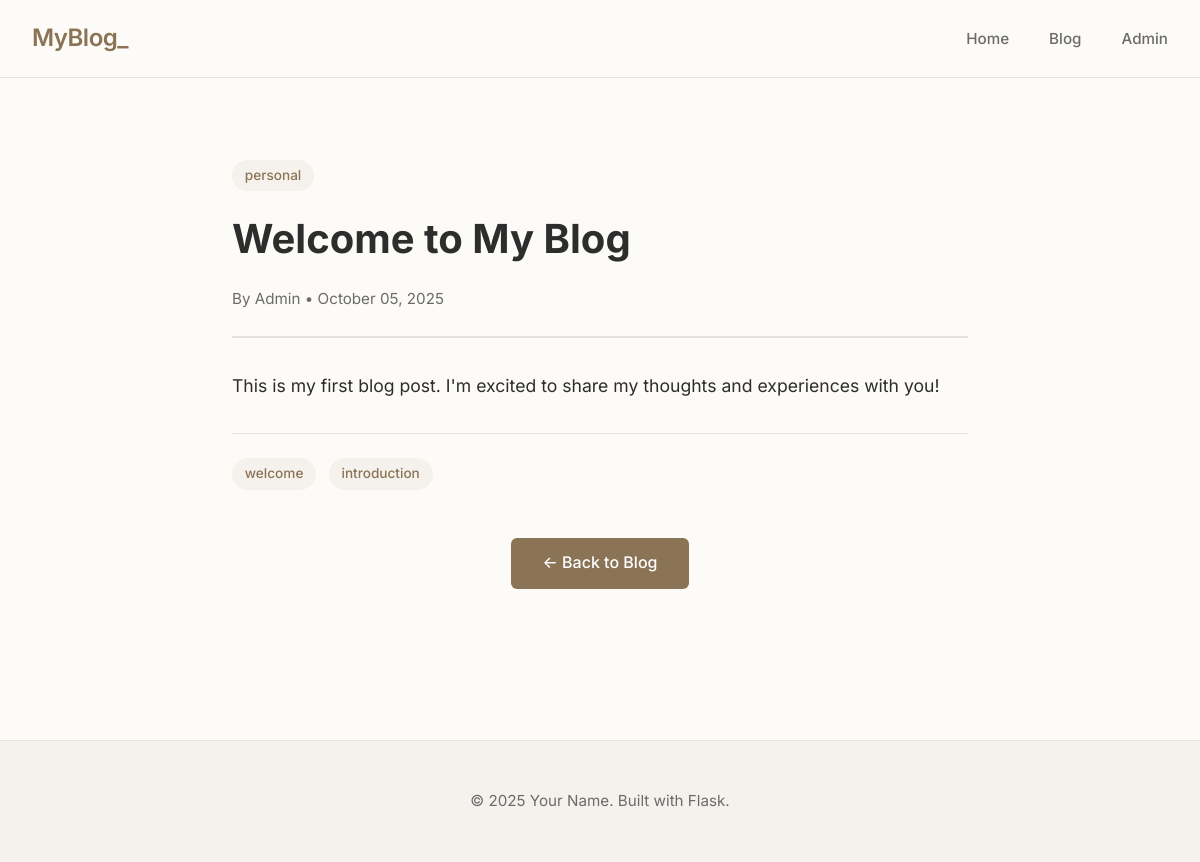
The page /blog/welcome-to-my-blog on the database its author committed.
### models.py (models this page shows, shortened)
class BlogPost(db.Model):
    __tablename__ = 'blog_posts'
    id = db.Column(db.Integer, primary_key=True)
    title = db.Column(db.String(200), nullable=False)
    slug = db.Column(db.String(200), unique=True, nullable=False)
    content = db.Column(db.Text, nullable=False)
    excerpt = db.Column(db.String(500))
    author = db.Column(db.String(100), nullable=False, default='Admin')
    published = db.Column(db.Boolean, default=False, nullable=False)
    featured = db.Column(db.Boolean, default=False, nullable=False)
    category = db.Column(db.String(50))
    tags = db.Column(db.String(200))  # Comma-separated tags
    created_at = db.Column(db.DateTime, nullable=False, default=datetime.utcnow)
    updated_at = db.Column(db.DateTime, nullable=False, default=datetime.utcnow, onupdate=datetime.utcnow)
    published_at = db.Column(db.DateTime)

### app.py (the view)
@app.route('/blog/<slug>')
def blog_post(slug):
    post = BlogPost.query.filter_by(slug=slug, published=True).first_or_404()
    post_html = render_markdown(post.content)
    return render_template('blog_post.html', post=post, post_html=post_html)

### app.py (called while the page is built)
def render_markdown(text):
    md = markdown.Markdown(extensions=[
        FencedCodeExtension(),
        CodeHiliteExtension(css_class='highlight', linenums=False),
        TableExtension(),
        'nl2br',  # Convert newlines to <br>
        'sane_lists',  # Better list handling
    ])
    return md.convert(text)

### templates/blog_post.html (shortened to what this page needs)
<!DOCTYPE html>
<html lang="en">
<head>
    <link rel="stylesheet" href="{{ url_for('static', filename='css/style.css') }}">
    <link rel="stylesheet" href="https://cdn.jsdelivr.net/npm/pygments-css@1.0.0/github.min.css">
</head>
<body>
    <div class="bg-grid"></div>
    <nav>
        <div class="nav-container">
            <div class="logo">MyBlog</div>
            <ul class="nav-links">
                <li><a href="{{ url_for('index') }}">Home</a></li>
                <li><a href="{{ url_for('blog_list') }}">Blog</a></li>
                <li><a href="{{ url_for('admin_dashboard') }}">Admin</a></li>
            </ul>
        </div>
    </nav>
    <main>
        <article class="post-content">
            <div class="post-header">
                {% if post.category %}
                <span class="card-tag">{{ post.category }}</span>
                {% endif %}
                <h1 style="font-size: 2.5rem; margin: 1rem 0;">{{ post.title }}</h1>
                <div class="post-meta">
                    <span>By {{ post.author }}</span> •
                    <span>{{ post.published_at.strftime('%B %d, %Y') if post.published_at else post.created_at.strftime('%B %d, %Y') }}</span>
                </div>
            </div>
            <div class="post-body">
                {{ post_html | safe }}
            </div>
            {% if post.tags %}
            <div class="post-tags">
                {% for tag in post.tags.split(',') %}
                <span class="tag">{{ tag.strip() }}</span>
                {% endfor %}
            </div>
            {% endif %}
            <div style="margin-top: 3rem; text-align: center;">
                <a href="{{ url_for('blog_list') }}" class="cta-button">← Back to Blog</a>
            </div>
        </article>
    </main>
    <footer>
        <p>&copy; 2025 Your Name. Built with Flask.</p>
    </footer>
</body>
</html>

### static/css/style.css (style rules this page uses)
:root { --primary-bg: #FDFBF7; --secondary-bg: #F5F2ED; --accent-bg: #F9F6F2; --text-primary: #2D2D2D; --text-secondary: #6B6B6B; --border-color: #E5E2DD; --accent-color: #8B7355; --hover-color: #6B5A45; --card-shadow: 0 2px 8px rgba(0,0,0,0.04); --glow-color: rgba(139, 115, 85, 0.1); }
* { margin: 0; padding: 0; box-sizing: border-box; }
body { font-family: 'Inter', -apple-system, BlinkMacSystemFont, sans-serif; background: var(--primary-bg); color: var(--text-primary); line-height: 1.6; overflow-x: hidden; }
.bg-grid { position: fixed; top: 0; left: 0; width: 100%; height: 100%; pointer-events: none; opacity: 0.03; background-image: linear-gradient(rgba(139, 115, 85, 0.3) 1px, transparent 1px), linear-gradient(90deg, rgba(139, 115, 85, 0.3) 1px, transparent 1px); background-size: 50px 50px; animation: gridMove 20s linear infinite; z-index: -1; }
nav { position: fixed; top: 0; width: 100%; background: rgba(253, 251, 247, 0.95); backdrop-filter: blur(10px); border-bottom: 1px solid var(--border-color); z-index: 1000; transition: all 0.3s ease; }
.nav-container { max-width: 1200px; margin: 0 auto; padding: 1.2rem 2rem; display: flex; justify-content: space-between; align-items: center; }
.logo { font-size: 1.5rem; font-weight: 600; color: var(--accent-color); position: relative; letter-spacing: -0.5px; }
.logo::after { content: '_'; animation: blink 1.5s infinite; }
.nav-links { display: flex; gap: 2.5rem; list-style: none; }
.nav-links a { color: var(--text-secondary); text-decoration: none; font-weight: 500; font-size: 0.95rem; position: relative; transition: color 0.3s ease; }
.nav-links a::after { content: ''; position: absolute; bottom: -5px; left: 0; width: 0; height: 2px; background: var(--accent-color); transition: width 0.3s ease; }
.cta-button { display: inline-block; padding: 0.8rem 2rem; background: var(--accent-color); color: white; text-decoration: none; border-radius: 6px; font-weight: 500; transition: all 0.3s ease; animation: fadeInUp 1s ease 0.4s both; position: relative; overflow: hidden; }
.cta-button::before { content: ''; position: absolute; top: 0; left: -100%; width: 100%; height: 100%; background: linear-gradient(90deg, transparent, rgba(255,255,255,0.2), transparent); transition: left 0.5s ease; }
main { max-width: 1200px; margin: 0 auto; padding: 2rem; }
.card-tag { display: inline-block; padding: 0.3rem 0.8rem; background: var(--secondary-bg); color: var(--accent-color); border-radius: 20px; font-size: 0.85rem; font-weight: 500; margin-top: 1rem; }
footer { background: var(--secondary-bg); border-top: 1px solid var(--border-color); padding: 3rem 2rem; text-align: center; margin-top: 5rem; }
footer p { color: var(--text-secondary); font-size: 0.95rem; }

### templates/blog_post.html (style rules this page uses)
.post-content { max-width: 800px; margin: 0 auto; padding: 2rem; }
.post-header { margin-bottom: 2rem; padding-bottom: 1.5rem; border-bottom: 2px solid var(--border-color); }
.post-meta { color: var(--text-secondary); font-size: 0.95rem; margin-top: 1rem; }
.post-body { font-size: 1.1rem; line-height: 1.8; color: var(--text-primary); }
.post-body p { margin-bottom: 1.5rem; }
.post-tags { margin-top: 2rem; padding-top: 1.5rem; border-top: 1px solid var(--border-color); }
.tag { display: inline-block; padding: 0.3rem 0.8rem; background: var(--secondary-bg); color: var(--accent-color); border-radius: 20px; font-size: 0.85rem; font-weight: 500; margin-right: 0.5rem; }

### rows shown on the page
BlogPost: category "personal", title "Welcome to My Blog", author "Admin", published_at "October 05, 2025", content "This is my first blog post. I'm excited to share my thoughts and experiences with you!"

### other values the page prints
{{ tag.strip() }} "welcome" "introduction"
